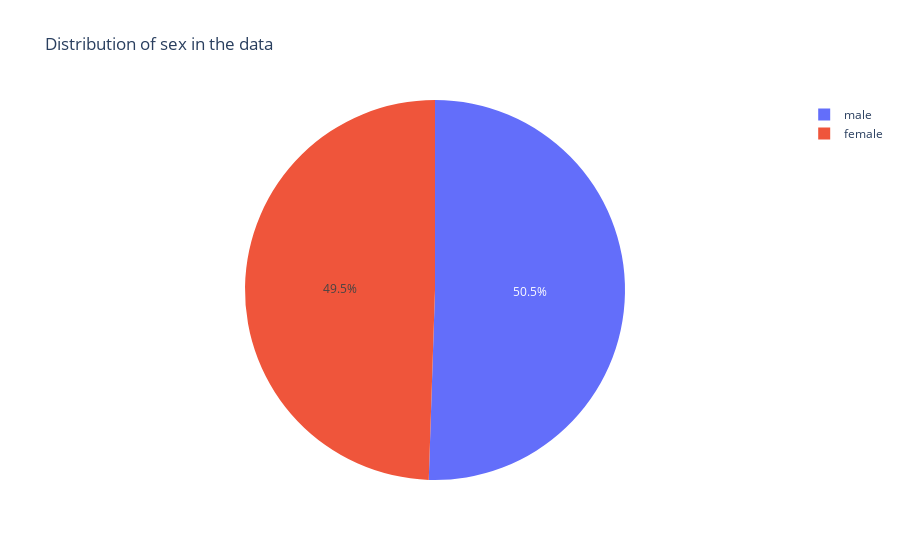

This figure's notebook cell:
### Markdown cell above
Here we can see better than on the graph above the distribution of the charges.

### Code cell
#gender  with pie chart
fig = px.pie(df, names ='sex', title= 'Distribution of sex in the data')
fig.show()

### Figure 1 — Plotly figure (JSON) as saved in the notebook; plotly's stock layout.template omitted (floating-point values rounded to 4 significant figures; data arrays with more than 128 entries replaced by an {"elided": "..."} marker saying what was removed)
{"data": [{"domain": {"x": [0, 1], "y": [0, 1]}, "hovertemplate": "sex=%{label}<extra></extra>", "labels": {"elided": "1338 str values"}, "legendgroup": "", "name": "", "showlegend": true, "type": "pie"}], "layout": {"legend": {"tracegroupgap": 0}, "title": {"text": "Distribution of sex in the data"}}}
